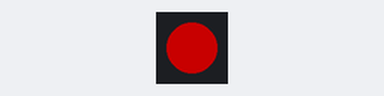
Recording of a sketch running on a simulated Arduino Uno, built with avr-gcc and run on an emulated ATmega328P. Parts: 1 RGB LEDs in strip order, left to right. Dim RGB values are drawn brighter than linear.

Above: at 0.5 s.
At 2.5 s:
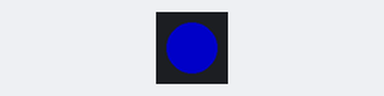
At 4.5 s:
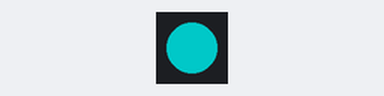
At 9.5 s:
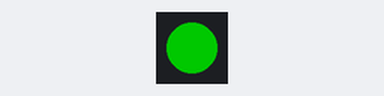
Timing chart, 0 to 10.4 s (numbered marks = the images above):
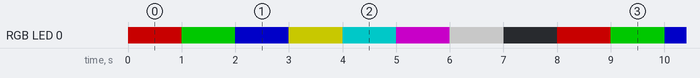

Measured:
- by itself, RGB LED 0: repeats every 8.0 s: RGB(0, 100, 0) 1.0 s, RGB(0, 0, 100) 1.0 s, RGB(100, 100, 0) 1.0 s, RGB(0, 100, 100) 1.0 s, RGB(100, 0, 100) 1.0 s, RGB(100, 100, 100) 1.0 s, off 1.0 s, RGB(100, 0, 0) 1.0 s
- by itself, everything shown: repeats every 8.0 s, in 8 steps

The sketch:

RGB.ino
```cpp
#include <Adafruit_NeoPixel.h>

#define LED_PIN     6   // WS2812 Data pin
#define LED_COUNT   1   // Sirf ek LED

Adafruit_NeoPixel strip(LED_COUNT, LED_PIN, NEO_GRB + NEO_KHZ800);

// Function to set color
void setColor(uint8_t r, uint8_t g, uint8_t b) {
  strip.setPixelColor(0, strip.Color(r, g, b));
  strip.show();
}

void setup() {
  strip.begin();
  strip.show();             // Saare LED off
  strip.setBrightness(100); // Brightness 0-255
}

void loop() {
  setColor(255, 0, 0);   // Red
  delay(1000);

  setColor(0, 255, 0);   // Green
  delay(1000);

  setColor(0, 0, 255);   // Blue
  delay(1000);

  setColor(255, 255, 0); // Yellow
  delay(1000);

  setColor(0, 255, 255); // Cyan
  delay(1000);

  setColor(255, 0, 255); // Magenta
  delay(1000);

  setColor(255, 255, 255); // White
  delay(1000);

  setColor(0, 0, 0);     // Off
  delay(1000);
}
```
